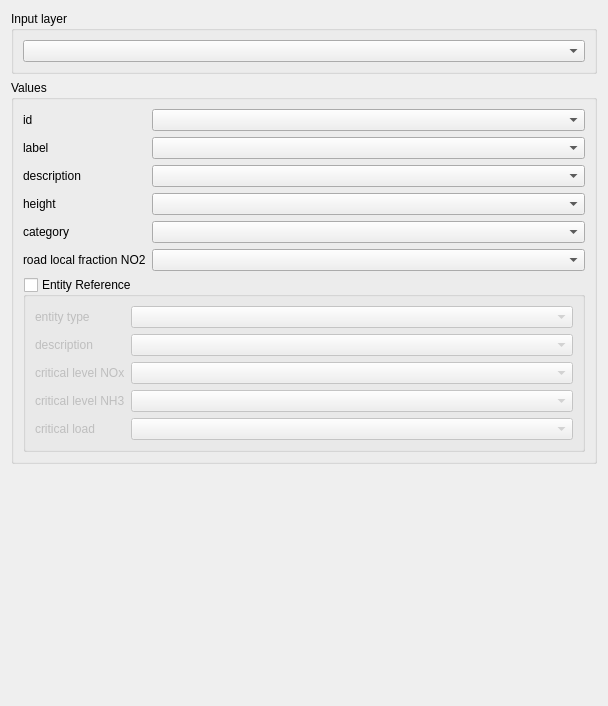
         <widget class="QWidget" name="scrollAreaWidgetContents_4">
          <property name="geometry">
           <rect>
            <x>0</x>
            <y>0</y>
            <width>608</width>
            <height>706</height>
           </rect>
          </property>
          <layout class="QVBoxLayout" name="verticalLayout_9">
           <item>
            <widget class="QGroupBox" name="group_cp_layer">
             <property name="title">
              <string>Input layer</string>
             </property>
             <layout class="QGridLayout" name="gridLayout_12">
              <item row="0" column="0">
               <widget class="QgsMapLayerComboBox" name="combo_layer_cp"/>
              </item>
             </layout>
            </widget>
           </item>
           <item>
            <widget class="QGroupBox" name="group_cp_values">
             <property name="title">
              <string>Values</string>
             </property>
             <layout class="QVBoxLayout" name="verticalLayout_12">
              <item>
               <layout class="QFormLayout" name="formLayout_8">
                <item row="0" column="0">
                 <widget class="QLabel" name="label_cp_id">
                  <property name="text">
                   <string>id</string>
                  </property>
                 </widget>
                </item>
                <item row="0" column="1">
                 <widget class="QgsFieldComboBox" name="fcb_cp_id"/>
                </item>
                <item row="1" column="1">
                 <widget class="QgsFieldComboBox" name="fcb_cp_label"/>
                </item>
                <item row="1" column="0">
                 <widget class="QLabel" name="label_cp_label">
                  <property name="text">
                   <string>label</string>
                  </property>
                 </widget>
                </item>
                <item row="2" column="1">
                 <widget class="QgsFieldComboBox" name="fcb_cp_desc"/>
                </item>
                <item row="2" column="0">
                 <widget class="QLabel" name="label_cp_desc">
                  <property name="text">
                   <string>description</string>
                  </property>
                 </widget>
                </item>
                <item row="3" column="1">
                 <widget class="QgsFieldComboBox" name="fcb_cp_height"/>
                </item>
                <item row="3" column="0">
                 <widget class="QLabel" name="label_cp_height">
                  <property name="text">
                   <string>height</string>
                  </property>
                 </widget>
                </item>
                <item row="4" column="1">
                 <widget class="QgsFieldComboBox" name="fcb_cp_category"/>
                </item>
                <item row="4" column="0">
                 <widget class="QLabel" name="label_cp_category">
                  <property name="text">
                   <string>category</string>
                  </property>
                 </widget>
                </item>
                <item row="5" column="1">
                 <widget class="QgsFieldComboBox" name="fcb_cp_local_fraction_no2"/>
                </item>
                <item row="5" column="0">
                 <widget class="QLabel" name="label_cp_local_fraction_no2">
                  <property name="text">
                   <string>road local fraction NO2</string>
                  </property>
                 </widget>
                </item>
               </layout>
              </item>
              <item>
               <widget class="QGroupBox" name="group_cp_er">
                <property name="title">
                 <string>Entity Reference</string>
                </property>
                <property name="checkable">
                 <bool>true</bool>
                </property>
                <property name="checked">
                 <bool>false</bool>
                </property>
                <layout class="QFormLayout" name="formLayout_17">
                 <item row="0" column="1">
                  <widget class="QgsFieldComboBox" name="fcb_cp_er_type"/>
                 </item>
                 <item row="0" column="0">
                  <widget class="QLabel" name="label_cp_er_type">
                   <property name="text">
                    <string>entity type</string>
                   </property>
                  </widget>
                 </item>
                 <item row="1" column="0">
                  <widget class="QLabel" name="label_cp_er_description">
                   <property name="text">
                    <string>description</string>
                   </property>
                  </widget>
                 </item>
                 <item row="1" column="1">
                  <widget class="QgsFieldComboBox" name="fcb_cp_er_description"/>
                 </item>
                 <item row="2" column="0">
                  <widget class="QLabel" name="label_cp_er_cl_nox">
                   <property name="text">
                    <string>critical level NOx</string>
                   </property>
                  </widget>
                 </item>
                 <item row="2" column="1">
                  <widget class="QgsFieldComboBox" name="fcb_cp_er_cl_nox"/>
                 </item>
                 <item row="3" column="0">
                  <widget class="QLabel" name="label_cp_er_cl_nh3">
                   <property name="text">
                    <string>critical level NH3</string>
                   </property>
                  </widget>
                 </item>
                 <item row="3" column="1">
                  <widget class="QgsFieldComboBox" name="fcb_cp_er_cl_nh3"/>
                 </item>
                 <item row="4" column="0">
                  <widget class="QLabel" name="label_cp_er_cl_load">
                   <property name="text">
                    <string>critical load</string>
                   </property>
                  </widget>
                 </item>
                 <item row="4" column="1">
                  <widget class="QgsFieldComboBox" name="fcb_cp_er_cl_load"/>
                 </item>
                </layout>
               </widget>
              </item>
             </layout>
            </widget>
           </item>
           <item>
            <spacer name="verticalSpacer_16">
             <property name="orientation">
              <enum>Qt::Vertical</enum>
             </property>
             <property name="sizeHint" stdset="0">
              <size>
               <width>20</width>
               <height>40</height>
              </size>
             </property>
            </spacer>
           </item>
          </layout>
         </widget>
